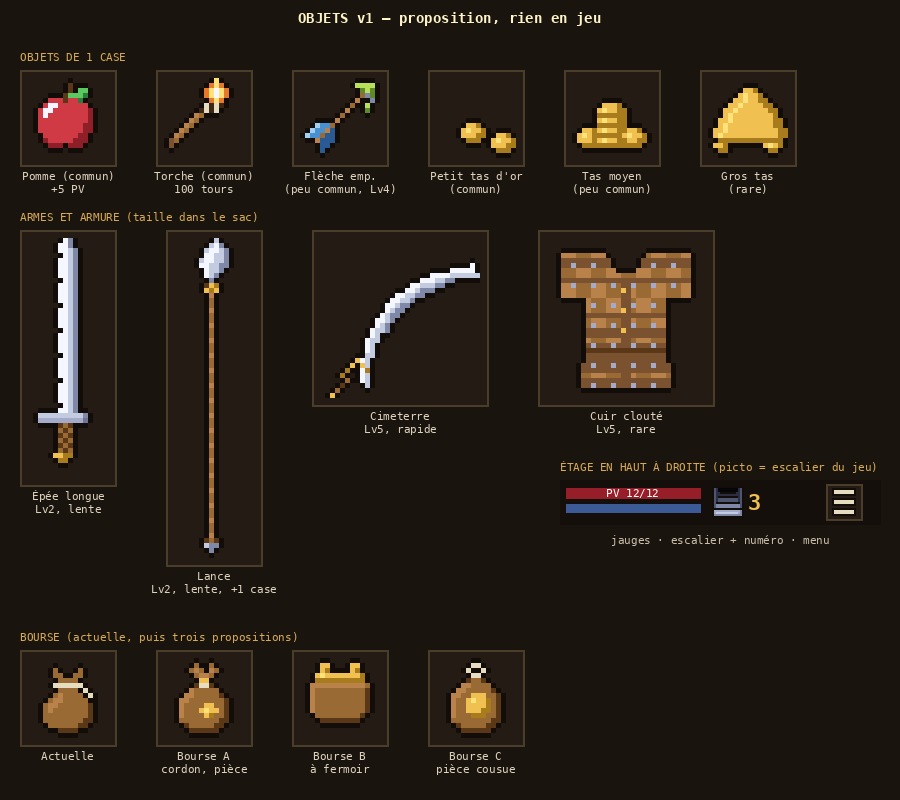

Write Python code to recreate this figure.
"""Planche « objets v1 » (proposition, rien en jeu). Lancer depuis la racine du dépôt.

Nouveaux objets demandés par Thomas (2026-11-11) : pomme, torche, flèche empoisonnée, épée longue, lance,
cimeterre, armure de cuir cloutée, tas d'or petit / moyen / gros ; trois propositions de bourse ;
pictogramme d'étage. Même style que src/ui/icons.ts : palette commune, contour sombre ajouté automatiquement.
Tailles dans le sac : 1 case = 16 px ; épée longue 1x3, lance 1x4, cimeterre et armure 2x2.
Écrit art/objets_v1.png et art/objets_v1.json (lignes de lettres, pour la maquette d'inventaire).
"""
import json, math, re
from PIL import Image, ImageDraw, ImageFont

SRC = open("src/ui/icons.ts", encoding="utf8").read()
PAL = {k: v for k, v in re.findall(r'(\w): "(#[0-9a-f]{6})"', SRC.split("export const PALETTE")[1].split("};")[0])}
PAL.update({"O": "#e8782a", "Y": "#ffe27a", "A": "#b8e05a", "a": "#5e8a2a", "n": "#3c2814"})

def icon(name):
    """Une icône existante de icons.ts."""
    block = SRC.split(f"  {name}: [")[1].split("]")[0]
    return re.findall(r'"([^"]+)"', block)

def outline(rows):
    w, h = len(rows[0]), len(rows)
    g = [list(r) for r in rows]
    o = [r[:] for r in g]
    for y in range(h):
        for x in range(w):
            if g[y][x] == ".":
                for dx, dy in ((1, 0), (-1, 0), (0, 1), (0, -1)):
                    nx, ny = x + dx, y + dy
                    if 0 <= nx < w and 0 <= ny < h and g[ny][nx] not in ".K":
                        o[y][x] = "K"
                        break
    return ["".join(r) for r in o]

def pad(rows, w=16, h=16):
    rows = [r.ljust(w, ".")[:w] for r in rows]
    return rows + ["." * w] * (h - len(rows))

N = {}

N["pomme"] = outline(pad([
    "................",
    "........b.......",
    "........b.EE....",
    ".......bEEEe....",
    "....RRRbRRe.....",
    "...RWWRRRRRR....",
    "..RWWRRRRRRRr...",
    "..RWRRRRRRRRr...",
    "..RRRRRRRRRRr...",
    "..RRRRRRRRRrr...",
    "..RRRRRRRRRrr...",
    "...RRRRRRRrr....",
    "...rRRRRRrrr....",
    "....rrr.rrr.....",
    "................",
]))

N["torche"] = outline(pad([
    "..........Y.....",
    ".........OYO....",
    "........OYWYO...",
    "........OYWYO...",
    ".........OYO....",
    "........LnLn....",
    ".......nLnL.....",
    "......TB........",
    ".....TB.........",
    "....TB..........",
    "...TB...........",
    "..TB............",
    ".tB.............",
    ".t..............",
]))

poison = [r.replace("W", "A").replace("S", "a") for r in icon("fleche")]
poison[5] = poison[5][:13] + "A.."
poison[6] = poison[6][:13] + "a.."
N["fleche_poison"] = outline([r.replace("K", ".") for r in poison])

def blade(length, guard, grip):
    rows = [".......WD......."]
    rows += [".......WSD......" if i % 5 == 2 else "......WWSD......" for i in range(length)]
    rows[1] = "......WWD......."
    rows += [guard, guard.replace("D", "C").replace("S", "c")]
    rows += ["......BbB......." if i % 2 else "......bBb......." for i in range(grip)]
    rows += [".....GGgg.......", "......gg........"]
    return rows

N["epee_longue"] = outline(pad(blade(34, "..SSSSSSSSSD....", 6), 16, 48))

lance = ["........S.......", ".......SWD......", "......SWWSD.....", "......WWSSD.....", ".....SWWSSD.....",
         ".....WWSSDD.....", "......WSSD......", "......WSD.......", ".......D........", "......bGg.......", "......GgG......."]
lance += [".......B........" if i % 3 else ".......T........" for i in range(49)]
lance += ["......bBb.......", "......SDD.......", ".......D........"]
N["lance"] = outline(pad(lance, 16, 64))

def scimitar():
    g = [["."] * 32 for _ in range(32)]
    # Lame courbe : un arc de cercle du talon à la pointe, plus large vers la pointe.
    cx, cy, r = 30, 28, 22
    for k in range(0, 101):
        t = math.radians(180 + 90 * k / 100)
        x, y = cx + r * math.cos(t), cy + r * math.sin(t)
        width = 2 + (1 if 35 < k < 85 else 0)
        for w in range(width):
            px, py = round(x + w * 0.7), round(y + w * 0.7)
            if 0 <= px < 32 and 0 <= py < 32:
                g[py][px] = "W" if w == 0 else ("S" if w == 1 else "D")
    # La pointe remonte un peu.
    g[6][29] = "W"; g[5][30] = "W"
    for x, y, c in [(5, 26, "g"), (6, 25, "G"), (7, 24, "G"), (8, 25, "G"), (9, 26, "g"), (4, 27, "g"),
                    (5, 28, "B"), (4, 29, "b"), (3, 30, "B"), (2, 31, "G")]:
        g[y][x] = c
    return outline(["".join(r) for r in g])

N["cimeterre"] = scimitar()

stud = [list(r) for r in icon("armure_cuir")]
for y, row in enumerate(stud):
    for x, c in enumerate(row):
        if c in "TB":
            row[x] = {"T": "t", "B": "B"}[c] if (x // 3 + y // 3) % 2 else {"T": "T", "B": "t"}[c]
        if c in "TB" and x % 4 == 1 and y % 4 == 1:
            row[x] = "c"
N["armure_cloutee"] = ["".join(r) for r in stud]

N["or_petit"] = outline(pad([
    "", "", "", "", "", "", "", "",
    "................",
    "......GGg.......",
    ".....GYGGg......",
    ".....GGGgg..GGg.",
    "......ggg..GYGGg",
    "...........GGGgg",
    "............ggg.",
]))
N["or_moyen"] = outline(pad([
    "", "", "", "", "",
    "......GGGg......",
    ".....GYGGgg.....",
    ".....gggggg.....",
    ".....GYGGgg.....",
    ".....gggggg.....",
    "..GGgGYGGggGGg..",
    ".GYGggggggGYGGg.",
    ".GGGgGYGGggGGgg.",
    "..gggggggggggg..",
]))
N["or_gros"] = outline(pad([
    "", "",
    ".......GGg......",
    "......GYGGg.....",
    ".....GGYGGgg....",
    "....GGYGGGGgg...",
    "...GGYGGGGGGgg..",
    "...GYGGGGGGGGg..",
    "..GGYGGGGGGGGgg.",
    "..GYGGGGGGGGGgg.",
    ".GGYGGGGGGGGGGgg",
    ".GYGGGGGGGGGGGgg",
    "..ggggggggggggg.",
    ".GGg.......GYGg.",
    "..gg........gg..",
]))

N["bourse_A"] = outline(pad([
    "................",
    "......B..B......",
    ".....BTB.TB.....",
    "......BTTB......",
    ".......GG.......",
    "......bLLb......",
    ".....TBBBBB.....",
    "....TTBBBBBb....",
    "...TTBBBBBBBb...",
    "...TBBBBGGBBb...",
    "...TBBBGYGGBb...",
    "...TBBBBGgBBb...",
    "...BBBBBBBBbb...",
    "....bBBBBBbb....",
    ".....bbbbbb.....",
]))
N["bourse_B"] = outline(pad([
    "................",
    "....GG....GG....",
    "....Gg....Gg....",
    "...GYGGGGGGGg...",
    "...gggggggggg...",
    "..TTTTTTTTTTTB..",
    "..TBBBBBBBBBBb..",
    "..TBBBBBBBBBBb..",
    "..TBBBBBBBBBBb..",
    "..TBBBBBBBBBBb..",
    "..TBBBBBBBBBBb..",
    "...BBBBBBBBBb...",
    "....bbbbbbbb....",
]))
N["bourse_C"] = outline(pad([
    "................",
    ".......LL.......",
    "......L..L......",
    ".......LL.......",
    "......bBBb......",
    ".....TTBBBB.....",
    "....TTBBBBBb....",
    "...TTBBGGGBBb...",
    "...TBBGYGGgBb...",
    "...TBBGGGGgBb...",
    "...TBBGGGggBb...",
    "...TBBBgggBBb...",
    "...BBBBBBBBbb...",
    "....bBBBBBbb....",
    ".....bbbbbb.....",
]))
N["etage"] = outline(pad([
    "", "",
    "..DDDDDDDDDDDD..",
    "..DHHHHHHHHHHc..",
    "..DCCCCCCCCCHc..",
    "..DHHHHHHHHCHc..",
    "..DCCCCCCCHCHc..",
    "..DHHHHHHCHCHc..",
    "..DCCCCCHCHCHc..",
    "..DHHHHCHCHCHc..",
    "..DCCCHCHCHCHc..",
    "..DHHCHCHCHCHc..",
    "..Dcccccccccc...",
]))

DEC = open("src/render/sprites/decor.ts", encoding="utf8").read()
DPAL = dict(re.findall(r'"(\w)": "(#[0-9a-f]{6})"', DEC.split("DECOR_PALETTE")[1].split("};")[0]))
STAIRS = re.findall(r'"([^"]+)"', DEC.split("stairsDown: [")[1].split("]")[0])
del N["etage"]

LABELS = {
    "pomme": "Pomme (commun)\n+5 PV", "torche": "Torche (commun)\n100 tours", "fleche_poison": "Flèche emp.\n(peu commun, Lv4)",
    "or_petit": "Petit tas d'or\n(commun)", "or_moyen": "Tas moyen\n(peu commun)", "or_gros": "Gros tas\n(rare)",
    "epee_longue": "Épée longue\nLv2, lente", "lance": "Lance\nLv2, lente, +1 case", "cimeterre": "Cimeterre\nLv5, rapide",
    "armure_cloutee": "Cuir clouté\nLv5, rare",
    "bourse_A": "Bourse A\ncordon, pièce", "bourse_B": "Bourse B\nà fermoir", "bourse_C": "Bourse C\npièce cousue",
    "etage": "Picto étage", "or": "bourse actuelle",
}

def render(rows, s, pal=None):
    pal = pal or PAL
    w, h = len(rows[0]), len(rows)
    im = Image.new("RGBA", (w * s, h * s), (0, 0, 0, 0))
    d = ImageDraw.Draw(im)
    for y, r in enumerate(rows):
        for x, c in enumerate(r):
            if c != ".":
                d.rectangle([x * s, y * s, x * s + s - 1, y * s + s - 1], fill=pal[c])
    return im

if __name__ == "__main__":
    json.dump({"palette": PAL, "icons": N}, open("art/objets_v1.json", "w"), ensure_ascii=False)
    S = 5
    f = ImageFont.truetype("/usr/share/fonts/truetype/dejavu/DejaVuSansMono-Bold.ttf", 14)
    fs = ImageFont.truetype("/usr/share/fonts/truetype/dejavu/DejaVuSansMono.ttf", 11)
    W, H = 900, 800
    sheet = Image.new("RGB", (W, H), (26, 20, 14))
    d = ImageDraw.Draw(sheet)
    d.text((W // 2, 18), "OBJETS v1 — proposition, rien en jeu", fill=(255, 243, 200), font=f, anchor="mm")

    def box(name, x, y, rows=None):
        rows = rows or N[name]
        im = render(rows, S)
        bw, bh = im.size[0] + 16, im.size[1] + 16
        d.rectangle([x, y, x + bw, y + bh], fill=(36, 28, 20), outline=(74, 62, 42), width=2)
        sheet.paste(im, (x + 8, y + 8), im)
        for k, line in enumerate(LABELS[name].split("\n")):
            d.text((x + bw // 2, y + bh + 10 + k * 13), line, fill=(220, 210, 190), font=fs, anchor="mm")
        return bw

    d.text((20, 50), "OBJETS DE 1 CASE", fill=(214, 170, 84), font=fs)
    x = 20
    for n in ("pomme", "torche", "fleche_poison", "or_petit", "or_moyen", "or_gros"):
        x += box(n, x, 70) + 40
    d.text((20, 210), "ARMES ET ARMURE (taille dans le sac)", fill=(214, 170, 84), font=fs)
    x = 20
    for n in ("epee_longue", "lance", "cimeterre", "armure_cloutee"):
        x += box(n, x, 230) + 50
    d.text((20, 630), "BOURSE (actuelle, puis trois propositions)", fill=(214, 170, 84), font=fs)
    x = 20
    LABELS["or"] = "Actuelle"
    x += box("or", x, 650, icon("or")) + 40
    for n in ("bourse_A", "bourse_B", "bourse_C"):
        x += box(n, x, 650) + 40
    # Le picto d'étage dans la barre du haut, à côté du menu.
    y0 = 480
    d.text((560, y0 - 20), "ÉTAGE EN HAUT À DROITE (picto = escalier du jeu)", fill=(214, 170, 84), font=fs)
    bar = (560, y0, 880, y0 + 44)
    d.rectangle(bar, fill=(20, 15, 10))
    d.rectangle([566, y0 + 8, 700, y0 + 18], fill=(150, 30, 40)); d.text((633, y0 + 13), "PV 12/12", fill=(255, 255, 255), font=fs, anchor="mm")
    d.rectangle([566, y0 + 24, 700, y0 + 32], fill=(60, 90, 150))
    st = render(STAIRS, 2, DPAL)
    sheet.paste(st, (712, y0 + 6), st)
    vt = ImageFont.truetype("/usr/share/fonts/truetype/dejavu/DejaVuSansMono-Bold.ttf", 22)
    d.text((748, y0 + 22), "3", fill=(240, 192, 80), font=vt, anchor="lm")
    d.rectangle([826, y0 + 4, 862, y0 + 40], fill=(36, 28, 20), outline=(74, 62, 42), width=2)
    menu = render(icon("menu"), 2)
    sheet.paste(menu, (828, y0 + 6), menu)
    d.text((720, y0 + 60), "jauges · escalier + numéro · menu", fill=(200, 190, 170), font=fs, anchor="mm")
    sheet.save("art/objets_v1.png")
    print(sheet.size)
